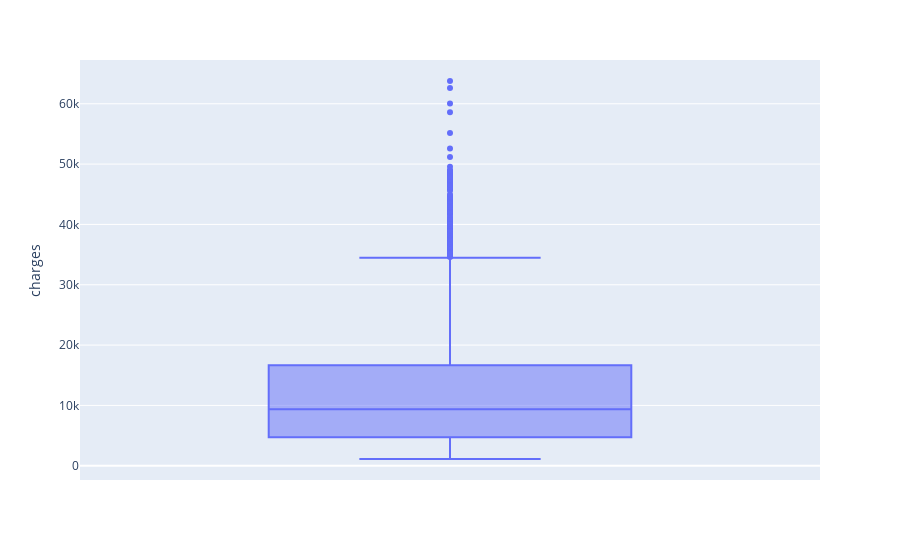

Notebook code for this chart:
### Code cell
boxplot = px.box(df2, y="charges")
boxplot.show()

### Figure 1 — Plotly figure (JSON) as saved in the notebook; plotly's stock layout.template omitted (floating-point values rounded to 4 significant figures; data arrays with more than 128 entries replaced by an {"elided": "..."} marker saying what was removed)
{"data": [{"alignmentgroup": "True", "hovertemplate": "charges=%{y}<extra></extra>", "legendgroup": "", "marker": {"color": "#636efa"}, "name": "", "notched": false, "offsetgroup": "", "orientation": "v", "showlegend": false, "type": "box", "x0": " ", "xaxis": "x", "y": {"elided": "1338 float values"}, "y0": " ", "yaxis": "y"}], "layout": {"boxmode": "group", "legend": {"tracegroupgap": 0}, "margin": {"t": 60}, "xaxis": {"anchor": "y", "domain": [0, 1]}, "yaxis": {"anchor": "x", "domain": [0, 1], "title": {"text": "charges"}}}}
